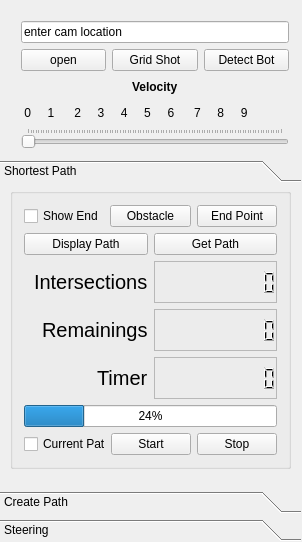
<?xml version="1.0" encoding="UTF-8"?>
<ui version="4.0">
 <class>MainWindow</class>
 <widget class="QMainWindow" name="MainWindow">
  <property name="geometry">
   <rect>
    <x>0</x>
    <y>0</y>
    <width>302</width>
    <height>542</height>
   </rect>
  </property>
  <property name="windowTitle">
   <string>MainWindow</string>
  </property>
  <widget class="QWidget" name="centralWidget">
   <widget class="QToolBox" name="toolBox">
    <property name="geometry">
     <rect>
      <x>0</x>
      <y>160</y>
      <width>301</width>
      <height>381</height>
     </rect>
    </property>
    <property name="currentIndex">
     <number>0</number>
    </property>
    <widget class="QWidget" name="shortest_path_page">
     <property name="geometry">
      <rect>
       <x>0</x>
       <y>0</y>
       <width>301</width>
       <height>279</height>
      </rect>
     </property>
     <attribute name="label">
      <string>Shortest Path</string>
     </attribute>
     <widget class="QGroupBox" name="verticalGroupBox">
      <property name="geometry">
       <rect>
        <x>10</x>
        <y>0</y>
        <width>281</width>
        <height>281</height>
       </rect>
      </property>
      <layout class="QVBoxLayout" name="verticalLayout">
       <item>
        <layout class="QHBoxLayout" name="horizontalLayout_2">
         <item>
          <widget class="QCheckBox" name="sp_show_end_point_checkbox">
           <property name="text">
            <string>Show End</string>
           </property>
          </widget>
         </item>
         <item>
          <widget class="QPushButton" name="sp_set_end_point_button_2">
           <property name="text">
            <string>Obstacle</string>
           </property>
          </widget>
         </item>
         <item alignment="Qt::AlignRight">
          <widget class="QPushButton" name="sp_set_end_point_button">
           <property name="text">
            <string>End Point</string>
           </property>
          </widget>
         </item>
        </layout>
       </item>
       <item>
        <layout class="QHBoxLayout" name="horizontalLayout_3">
         <item>
          <widget class="QPushButton" name="sp_display_path_button">
           <property name="text">
            <string>Display Path</string>
           </property>
          </widget>
         </item>
         <item>
          <widget class="QPushButton" name="sp_get_path_button">
           <property name="text">
            <string>Get Path</string>
           </property>
          </widget>
         </item>
        </layout>
       </item>
       <item>
        <layout class="QHBoxLayout" name="horizontalLayout_11">
         <item alignment="Qt::AlignRight|Qt::AlignVCenter">
          <widget class="QLabel" name="sp_intersection_count_label">
           <property name="font">
            <font>
             <pointsize>15</pointsize>
            </font>
           </property>
           <property name="text">
            <string>Intersections</string>
           </property>
          </widget>
         </item>
         <item>
          <widget class="QLCDNumber" name="sp_intersection_count_lcd">
           <property name="minimumSize">
            <size>
             <width>109</width>
             <height>36</height>
            </size>
           </property>
           <property name="frameShape">
            <enum>QFrame::StyledPanel</enum>
           </property>
           <property name="frameShadow">
            <enum>QFrame::Sunken</enum>
           </property>
           <property name="lineWidth">
            <number>4</number>
           </property>
           <property name="smallDecimalPoint">
            <bool>false</bool>
           </property>
           <property name="digitCount">
            <number>10</number>
           </property>
          </widget>
         </item>
        </layout>
       </item>
       <item>
        <layout class="QHBoxLayout" name="horizontalLayout_12">
         <item alignment="Qt::AlignRight|Qt::AlignVCenter">
          <widget class="QLabel" name="sp_intersections_left_label">
           <property name="font">
            <font>
             <pointsize>15</pointsize>
            </font>
           </property>
           <property name="text">
            <string>Remainings</string>
           </property>
          </widget>
         </item>
         <item>
          <widget class="QLCDNumber" name="sp_intersections_left_lcd">
           <property name="minimumSize">
            <size>
             <width>109</width>
             <height>36</height>
            </size>
           </property>
           <property name="frameShape">
            <enum>QFrame::StyledPanel</enum>
           </property>
           <property name="frameShadow">
            <enum>QFrame::Sunken</enum>
           </property>
           <property name="lineWidth">
            <number>1</number>
           </property>
           <property name="smallDecimalPoint">
            <bool>false</bool>
           </property>
           <property name="digitCount">
            <number>10</number>
           </property>
          </widget>
         </item>
        </layout>
       </item>
       <item>
        <layout class="QHBoxLayout" name="horizontalLayout_10">
         <item alignment="Qt::AlignRight|Qt::AlignVCenter">
          <widget class="QLabel" name="sp_timer_label">
           <property name="font">
            <font>
             <pointsize>15</pointsize>
            </font>
           </property>
           <property name="text">
            <string>Timer</string>
           </property>
          </widget>
         </item>
         <item>
          <widget class="QLCDNumber" name="sp_timer_lcd">
           <property name="minimumSize">
            <size>
             <width>109</width>
             <height>36</height>
            </size>
           </property>
           <property name="font">
            <font>
             <kerning>true</kerning>
            </font>
           </property>
           <property name="frameShape">
            <enum>QFrame::StyledPanel</enum>
           </property>
           <property name="frameShadow">
            <enum>QFrame::Sunken</enum>
           </property>
           <property name="lineWidth">
            <number>2</number>
           </property>
           <property name="smallDecimalPoint">
            <bool>false</bool>
           </property>
           <property name="digitCount">
            <number>10</number>
           </property>
           <property name="value" stdset="0">
            <double>0.000000000000000</double>
           </property>
          </widget>
         </item>
        </layout>
       </item>
       <item>
        <widget class="QProgressBar" name="sp_progress_bar">
         <property name="value">
          <number>24</number>
         </property>
        </widget>
       </item>
       <item>
        <layout class="QHBoxLayout" name="horizontalLayout_4">
         <item>
          <widget class="QCheckBox" name="sp_current_path_checkbox">
           <property name="text">
            <string>Current Path</string>
           </property>
          </widget>
         </item>
         <item>
          <widget class="QPushButton" name="sp_start_robot_path_button">
           <property name="text">
            <string>Start</string>
           </property>
          </widget>
         </item>
         <item>
          <widget class="QPushButton" name="sp_stop_robot_button">
           <property name="text">
            <string>Stop</string>
           </property>
          </widget>
         </item>
        </layout>
       </item>
      </layout>
     </widget>
    </widget>
    <widget class="QWidget" name="created_path_page">
     <property name="enabled">
      <bool>true</bool>
     </property>
     <property name="geometry">
      <rect>
       <x>0</x>
       <y>0</y>
       <width>301</width>
       <height>279</height>
      </rect>
     </property>
     <attribute name="label">
      <string>Create Path</string>
     </attribute>
     <widget class="QGroupBox" name="verticalGroupBox_2">
      <property name="geometry">
       <rect>
        <x>10</x>
        <y>0</y>
        <width>281</width>
        <height>281</height>
       </rect>
      </property>
      <layout class="QVBoxLayout" name="verticalLayout_3">
       <item>
        <layout class="QHBoxLayout" name="horizontalLayout_16">
         <item>
          <widget class="QCheckBox" name="cp_display_selected_points_checkbox">
           <property name="text">
            <string>Display Points</string>
           </property>
          </widget>
         </item>
         <item>
          <spacer name="spacer">
           <property name="orientation">
            <enum>Qt::Horizontal</enum>
           </property>
           <property name="sizeHint" stdset="0">
            <size>
             <width>40</width>
             <height>20</height>
            </size>
           </property>
          </spacer>
         </item>
         <item>
          <widget class="QPushButton" name="cp_set_points_button">
           <property name="text">
            <string>set points</string>
           </property>
          </widget>
         </item>
        </layout>
       </item>
       <item>
        <layout class="QHBoxLayout" name="horizontalLayout_8">
         <item>
          <widget class="QPushButton" name="cp_display_path_button">
           <property name="text">
            <string>Display Path</string>
           </property>
          </widget>
         </item>
         <item>
          <widget class="QPushButton" name="cp_get_path_button">
           <property name="text">
            <string>Get Path</string>
           </property>
          </widget>
         </item>
        </layout>
       </item>
       <item>
        <layout class="QHBoxLayout" name="horizontalLayout_15">
         <item alignment="Qt::AlignRight|Qt::AlignVCenter">
          <widget class="QLabel" name="cp_intersection_count_label">
           <property name="font">
            <font>
             <pointsize>15</pointsize>
            </font>
           </property>
           <property name="text">
            <string>Intersections</string>
           </property>
          </widget>
         </item>
         <item>
          <widget class="QLCDNumber" name="cp_intersection_count_lcd">
           <property name="minimumSize">
            <size>
             <width>109</width>
             <height>36</height>
            </size>
           </property>
           <property name="frameShape">
            <enum>QFrame::StyledPanel</enum>
           </property>
           <property name="frameShadow">
            <enum>QFrame::Sunken</enum>
           </property>
           <property name="lineWidth">
            <number>4</number>
           </property>
           <property name="smallDecimalPoint">
            <bool>false</bool>
           </property>
           <property name="digitCount">
            <number>10</number>
           </property>
          </widget>
         </item>
        </layout>
       </item>
       <item>
        <layout class="QHBoxLayout" name="horizontalLayout_14">
         <item alignment="Qt::AlignRight|Qt::AlignVCenter">
          <widget class="QLabel" name="cp_intersections_left_label">
           <property name="font">
            <font>
             <pointsize>15</pointsize>
            </font>
           </property>
           <property name="text">
            <string>Remaining</string>
           </property>
          </widget>
         </item>
         <item>
          <widget class="QLCDNumber" name="cp_intersections_left_lcd">
           <property name="minimumSize">
            <size>
             <width>109</width>
             <height>36</height>
            </size>
           </property>
           <property name="frameShape">
            <enum>QFrame::StyledPanel</enum>
           </property>
           <property name="frameShadow">
            <enum>QFrame::Sunken</enum>
           </property>
           <property name="lineWidth">
            <number>1</number>
           </property>
           <property name="smallDecimalPoint">
            <bool>false</bool>
           </property>
           <property name="digitCount">
            <number>10</number>
           </property>
          </widget>
         </item>
        </layout>
       </item>
       <item>
        <layout class="QHBoxLayout" name="horizontalLayout_13">
         <item alignment="Qt::AlignRight|Qt::AlignVCenter">
          <widget class="QLabel" name="cp_timer_label">
           <property name="font">
            <font>
             <pointsize>15</pointsize>
            </font>
           </property>
           <property name="text">
            <string>Timer</string>
           </property>
          </widget>
         </item>
         <item>
          <widget class="QLCDNumber" name="cp_timer_lcd">
           <property name="minimumSize">
            <size>
             <width>109</width>
             <height>36</height>
            </size>
           </property>
           <property name="font">
            <font>
             <kerning>true</kerning>
            </font>
           </property>
           <property name="frameShape">
            <enum>QFrame::StyledPanel</enum>
           </property>
           <property name="frameShadow">
            <enum>QFrame::Sunken</enum>
           </property>
           <property name="lineWidth">
            <number>2</number>
           </property>
           <property name="smallDecimalPoint">
            <bool>false</bool>
           </property>
           <property name="digitCount">
            <number>10</number>
           </property>
           <property name="value" stdset="0">
            <double>0.000000000000000</double>
           </property>
          </widget>
         </item>
        </layout>
       </item>
       <item>
        <widget class="QProgressBar" name="cp_progress_bar">
         <property name="value">
          <number>24</number>
         </property>
        </widget>
       </item>
       <item>
        <layout class="QHBoxLayout" name="horizontalLayout_9">
         <item>
          <widget class="QCheckBox" name="cp_current_path_checkbox">
           <property name="text">
            <string>Current Path</string>
           </property>
          </widget>
         </item>
         <item>
          <widget class="QPushButton" name="cp_start_robot_path_button">
           <property name="text">
            <string>Start</string>
           </property>
          </widget>
         </item>
         <item>
          <widget class="QPushButton" name="cp_stop_robot_button">
           <property name="text">
            <string>Stop</string>
           </property>
          </widget>
         </item>
        </layout>
       </item>
      </layout>
     </widget>
    </widget>
    <widget class="QWidget" name="steering_apge">
     <property name="geometry">
      <rect>
       <x>0</x>
       <y>0</y>
       <width>301</width>
       <height>279</height>
      </rect>
     </property>
     <attribute name="label">
      <string>Steering</string>
     </attribute>
     <widget class="QTabWidget" name="tabWidget">
      <property name="geometry">
       <rect>
        <x>10</x>
        <y>10</y>
        <width>281</width>
        <height>231</height>
       </rect>
      </property>
      <property name="tabPosition">
       <enum>QTabWidget::North</enum>
      </property>
      <property name="tabShape">
       <enum>QTabWidget::Rounded</enum>
      </property>
      <property name="currentIndex">
       <number>0</number>
      </property>
      <property name="elideMode">
       <enum>Qt::ElideRight</enum>
      </property>
      <property name="usesScrollButtons">
       <bool>false</bool>
      </property>
      <widget class="QWidget" name="steering_tab">
       <attribute name="title">
        <string>Wheel</string>
       </attribute>
       <widget class="QDial" name="s_dial">
        <property name="enabled">
         <bool>true</bool>
        </property>
        <property name="geometry">
         <rect>
          <x>0</x>
          <y>0</y>
          <width>271</width>
          <height>201</height>
         </rect>
        </property>
        <property name="wrapping">
         <bool>true</bool>
        </property>
        <property name="notchesVisible">
         <bool>true</bool>
        </property>
       </widget>
      </widget>
      <widget class="QWidget" name="cardinal_tab">
       <attribute name="title">
        <string>Cardinal</string>
       </attribute>
       <widget class="QWidget" name="gridLayoutWidget">
        <property name="geometry">
         <rect>
          <x>20</x>
          <y>40</y>
          <width>229</width>
          <height>101</height>
         </rect>
        </property>
        <layout class="QGridLayout" name="gridLayout">
         <item row="1" column="0">
          <widget class="QPushButton" name="s_left_button">
           <property name="text">
            <string/>
           </property>
          </widget>
         </item>
         <item row="2" column="1">
          <widget class="QPushButton" name="s_down_button">
           <property name="text">
            <string/>
           </property>
          </widget>
         </item>
         <item row="1" column="1">
          <widget class="QPushButton" name="s_center_button">
           <property name="text">
            <string/>
           </property>
          </widget>
         </item>
         <item row="1" column="2">
          <widget class="QPushButton" name="s_right_button">
           <property name="text">
            <string/>
           </property>
          </widget>
         </item>
         <item row="0" column="2">
          <widget class="QPushButton" name="s_ru_button">
           <property name="text">
            <string/>
           </property>
          </widget>
         </item>
         <item row="2" column="2">
          <widget class="QPushButton" name="s_rd_button">
           <property name="text">
            <string/>
           </property>
          </widget>
         </item>
         <item row="2" column="0">
          <widget class="QPushButton" name="s_ld_button">
           <property name="text">
            <string/>
           </property>
          </widget>
         </item>
         <item row="0" column="0">
          <widget class="QPushButton" name="s_lu_button">
           <property name="text">
            <string/>
           </property>
          </widget>
         </item>
         <item row="0" column="1">
          <widget class="QPushButton" name="s_up_button">
           <property name="text">
            <string/>
           </property>
          </widget>
         </item>
        </layout>
       </widget>
      </widget>
      <widget class="QWidget" name="other_tab">
       <attribute name="title">
        <string>Other</string>
       </attribute>
      </widget>
     </widget>
    </widget>
   </widget>
   <widget class="QWidget" name="verticalLayoutWidget">
    <property name="geometry">
     <rect>
      <x>10</x>
      <y>10</y>
      <width>290</width>
      <height>149</height>
     </rect>
    </property>
    <layout class="QVBoxLayout" name="verticalLayout_2">
     <item>
      <widget class="QLineEdit" name="cam_location">
       <property name="text">
        <string>enter cam location</string>
       </property>
      </widget>
     </item>
     <item>
      <layout class="QHBoxLayout" name="horizontalLayout">
       <item>
        <widget class="QPushButton" name="open_cam_button">
         <property name="text">
          <string>open</string>
         </property>
        </widget>
       </item>
       <item>
        <widget class="QPushButton" name="grid_smapshot_button">
         <property name="text">
          <string>Grid Shot</string>
         </property>
        </widget>
       </item>
       <item>
        <widget class="QPushButton" name="detect_bot_button">
         <property name="text">
          <string>Detect Bot</string>
         </property>
        </widget>
       </item>
      </layout>
     </item>
     <item alignment="Qt::AlignHCenter">
      <widget class="QLabel" name="velocity_label">
       <property name="font">
        <font>
         <weight>75</weight>
         <bold>true</bold>
        </font>
       </property>
       <property name="text">
        <string>Velocity</string>
       </property>
      </widget>
     </item>
     <item>
      <widget class="QLabel" name="numbers_label">
       <property name="text">
        <string> 0     1      2     3     4     5     6      7     8     9</string>
       </property>
      </widget>
     </item>
     <item>
      <widget class="QSlider" name="speed_slider">
       <property name="orientation">
        <enum>Qt::Horizontal</enum>
       </property>
       <property name="tickPosition">
        <enum>QSlider::TicksAbove</enum>
       </property>
      </widget>
     </item>
    </layout>
   </widget>
  </widget>
 </widget>
 <layoutdefault spacing="6" margin="11"/>
 <resources/>
 <connections/>
</ui>
